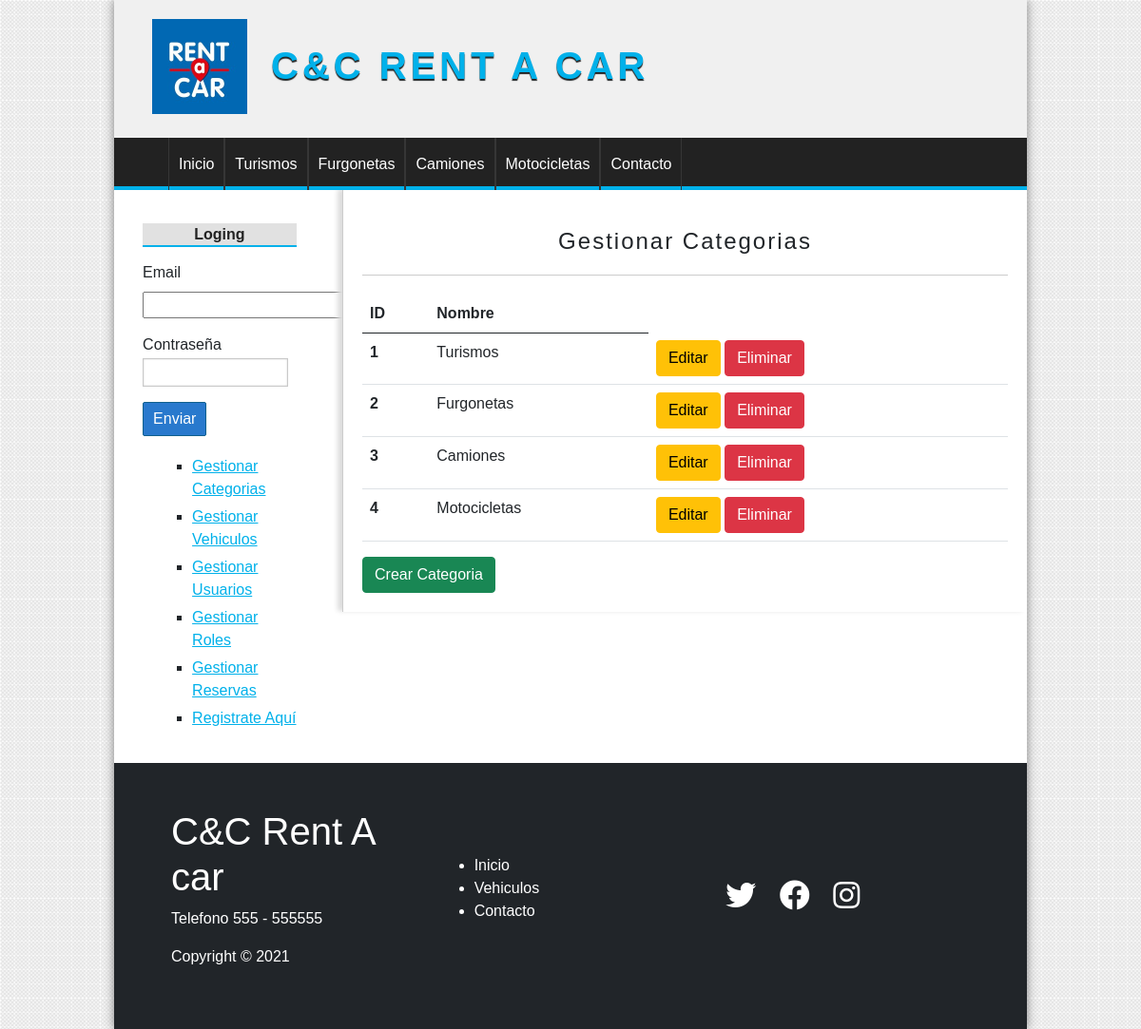
/categoria/index (signed in), run on the app's committed database.
### tables this page shows
CREATE TABLE categorias(
    id INT(255) auto_increment not null,
    nombre VARCHAR(100) not null,

    CONSTRAINT pk_categorias PRIMARY KEY (id)
);

### config/db.php (called while the page is built)
<?php
class Database{
    public static function connect(){
        $db = new mysqli('localhost', 'root', '', 'candc_rent_a_car');
        $db->query("SET NAMES 'UTF-8'");
        return $db;
    }
}

### models/categoria.php (called while the page is built, shortened)
<?php
class Categoria{
    private $id;
    private $nombre;
    public function __construct($id = ''){
        $this->db = Database::connect();
        if($id){
            $reg = $this->db->query("SELECT * FROM categorias WHERE id = ".$id);
            $categoria = $reg->fetch_object();
            $this->id = $categoria->id;
            $this->nombre = $categoria->nombre;
        }
        return $this;
    }
    function getId(){
        return $this->id;
    }
    function getNombre(){
        return $this->nombre;
    }
    public static function getAll(){
        $categoria = new Categoria();
        $reg = $categoria->db->query("SELECT id FROM categorias ORDER BY id ASC;");
        $array = array();
        while($cat = $reg->fetch_object()){
            $aux = new Categoria($cat->id);
            $array[$aux->getId()]=$aux;
        }
        return $array;
    }
}

### helpers/utils.php (called while the page is built, shortened)
<?php
require_once 'models/categoria.php';
class Utils
{
    public static function showCategorias(){
        $categorias = Categoria::getAll();
        return $categorias;
    }
}

### controllers/CategoriaController.php (called while the page is built, shortened)
<?php
require_once 'models/categoria.php';
class categoriaController{
    public function index(){
        $categoria = new Categoria();
        $categorias = $categoria->getAll();
        require_once 'views/categoria/index.php';
    }
}

### views/categoria/index.php (the view)
<h1> Gestionar Categorias </h1>
<table class="table">
    <thead>
        <tr>
            <th scope="col">ID</th>
            <th scope="col">Nombre</th>
        </tr>
    </thead>
    <?php foreach ($categorias as $cat) { ?>
        <tr>
            <th scope="row"><?= $cat->getId(); ?></th>
            <td><?= $cat->getNombre(); ?></td>
            <td>
                <a class="btn btn-warning m-0" href="<?= base_url ?>categoria/editar&id=<?= $cat->getId() ?>">Editar</a></button>
                <a class="btn btn-danger m-0" href="<?= base_url ?>categoria/eliminar&id=<?= $cat->getId() ?>">Eliminar</a></button>
            </td>
        </tr>
    <?php } ?>
</table>
<a href="<?= base_url ?>/categoria/crear" class="btn btn-success">Crear Categoria</a>

### views/layout/header.php (shortened to what this page needs)
<!DOCTYPE html>
<html lang="es">
<head>
    <link href="https://cdn.jsdelivr.net/npm/bootstrap@5.0.0-beta3/dist/css/bootstrap.min.css" rel="stylesheet">
    <link rel="stylesheet" href="<?= base_url ?>assets/css/style.css">
    <link rel="stylesheet" href="https://cdnjs.cloudflare.com/ajax/libs/font-awesome/5.15.3/css/all.min.css" />
</head>
<body>
    <div id="container">
        <header id="header">
            <div id="logo">
                <img src="<?= base_url ?>assets/css/imagenes/Logo.jfif" alt="Logo Vehiculo">
                <h1> C&C Rent A car</h1>
            </div>
        </header>
        <?php $categorias = Utils::showCategorias(); ?>
        <nav id="menu">
            <ul>
                <li><a href="<?=base_url?>"> Inicio</a></li>
                <?php foreach ($categorias as $cat) { ?>
                    <li><a href="<?= base_url ?>categoria/ver&id=<?= $cat->getId() ?>"><?= $cat->getNombre() ?></a></li>
                <?php } ?>
                <li><a href="#"> Contacto</a></li>
            </ul>
        </nav>
        <div id="content">

### assets/css/style.css (style rules this page uses)
* { padding: 0; margin: 0; font-family: sans-serif, Helvetica, Arial; }
body { background: url(../../../imagenes/bg.png); }
a { color: #01b1ea; }
#logo { margin-left: 20px; padding: 20px; float: left; }
#logo img { height: 100px; float: left; }
#logo h1 { float: left; font-size: 40px; letter-spacing: 4px; font-family: 'OpenSans', Helvetica, Arial; text-transform: uppercase; color: #01b1ea; font-weight: bold; margin-top: 25px; margin-left: 25px; text-shadow: 0px 2px 1px #222222; transition: 300ms all; }
#container { width: 80%; margin: 0 auto; box-shadow: 0px 0px 10px gray; background: white; }
header { height: 145px; background: #F0F0F0; }
#menu { clear: both; background: #222; color: white; height: 55px; border-bottom: 4px solid #01b1ea; }
#menu ul { list-style: none; text-decoration: none; margin: 0 auto; margin-left: 25px; }
#menu ul li { line-height: 55px; float: left; border-right:1px solid #363636; }
#menu a { display: block; text-decoration: none; color: white; padding-left: 10px; padding-right: 10px; transition: 700ms all; }
#menu a:first-child { border-left: 1px solid #363636; }
#content { margin: 0 auto; overflow: hidden; background: white; }
#central h1 { font-size: 24px; text-align: center; font-weight: normal; letter-spacing: 2px; border-bottom: 1px solid #ccc; margin-bottom: 20px; padding: 20px; }

### data on the page
categorias: nombre "Turismos", id "1"
categorias: nombre "Furgonetas", id "2"
categorias: nombre "Camiones", id "3"
categorias: nombre "Motocicletas", id "4"
